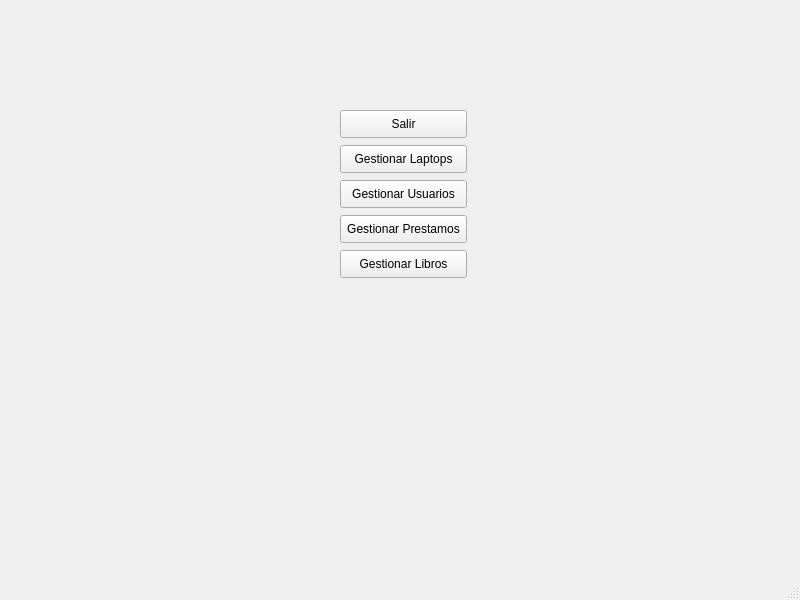
<?xml version="1.0" encoding="UTF-8"?>
<ui version="4.0">
 <class>MainWindow</class>
 <widget class="QMainWindow" name="MainWindow">
  <property name="geometry">
   <rect>
    <x>0</x>
    <y>0</y>
    <width>800</width>
    <height>600</height>
   </rect>
  </property>
  <property name="windowTitle">
   <string>MainWindow</string>
  </property>
  <widget class="QWidget" name="centralwidget">
   <widget class="QWidget" name="widget" native="true">
    <property name="geometry">
     <rect>
      <x>110</x>
      <y>80</y>
      <width>631</width>
      <height>221</height>
     </rect>
    </property>
    <widget class="QPushButton" name="btn_books">
     <property name="geometry">
      <rect>
       <x>230</x>
       <y>170</y>
       <width>127</width>
       <height>28</height>
      </rect>
     </property>
     <property name="text">
      <string>Gestionar Libros</string>
     </property>
    </widget>
    <widget class="QPushButton" name="btn_laptops">
     <property name="geometry">
      <rect>
       <x>230</x>
       <y>65</y>
       <width>127</width>
       <height>28</height>
      </rect>
     </property>
     <property name="text">
      <string>Gestionar Laptops</string>
     </property>
    </widget>
    <widget class="QPushButton" name="btn_users">
     <property name="geometry">
      <rect>
       <x>230</x>
       <y>100</y>
       <width>127</width>
       <height>28</height>
      </rect>
     </property>
     <property name="text">
      <string>Gestionar Usuarios</string>
     </property>
    </widget>
    <widget class="QPushButton" name="btn_loans">
     <property name="geometry">
      <rect>
       <x>230</x>
       <y>135</y>
       <width>127</width>
       <height>28</height>
      </rect>
     </property>
     <property name="text">
      <string>Gestionar Prestamos</string>
     </property>
    </widget>
    <widget class="QPushButton" name="btn_exit">
     <property name="geometry">
      <rect>
       <x>230</x>
       <y>30</y>
       <width>127</width>
       <height>28</height>
      </rect>
     </property>
     <property name="text">
      <string>Salir</string>
     </property>
    </widget>
    <widget class="QWidget" name="">
     <property name="geometry">
      <rect>
       <x>230</x>
       <y>30</y>
       <width>129</width>
       <height>170</height>
      </rect>
     </property>
     <layout class="QVBoxLayout" name="verticalLayout"/>
    </widget>
   </widget>
  </widget>
  <widget class="QMenuBar" name="menubar">
   <property name="geometry">
    <rect>
     <x>0</x>
     <y>0</y>
     <width>800</width>
     <height>26</height>
    </rect>
   </property>
  </widget>
  <widget class="QStatusBar" name="statusbar"/>
 </widget>
 <resources/>
 <connections/>
</ui>
